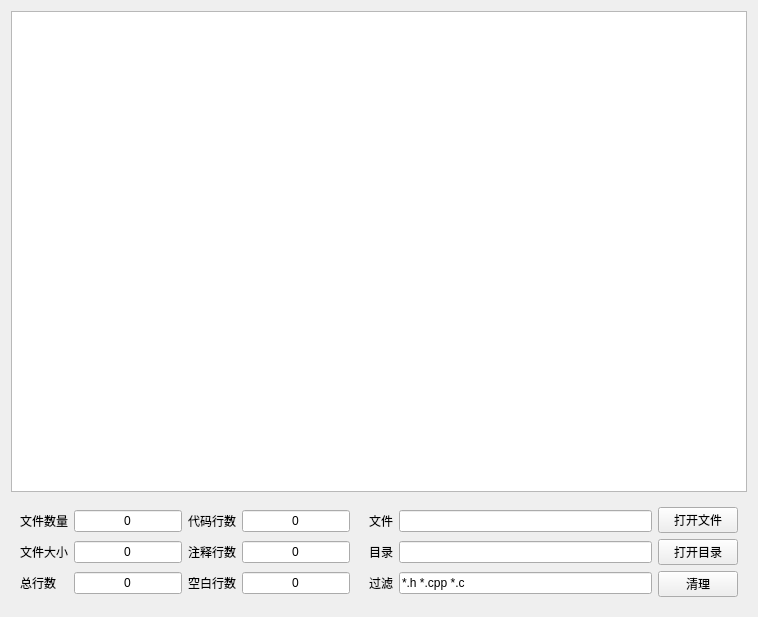
<?xml version="1.0" encoding="UTF-8"?>
<ui version="4.0">
 <class>Widget</class>
 <widget class="QWidget" name="Widget">
  <property name="geometry">
   <rect>
    <x>0</x>
    <y>0</y>
    <width>758</width>
    <height>617</height>
   </rect>
  </property>
  <property name="windowTitle">
   <string>Widget</string>
  </property>
  <layout class="QVBoxLayout" name="verticalLayout_2">
   <item>
    <widget class="QTableWidget" name="tableWidget"/>
   </item>
   <item>
    <widget class="QWidget" name="widget" native="true">
     <layout class="QHBoxLayout" name="horizontalLayout">
      <item>
       <layout class="QGridLayout" name="gridLayout_5">
        <item row="2" column="4">
         <widget class="QLabel" name="labelPercentBlankRow">
          <property name="text">
           <string/>
          </property>
         </widget>
        </item>
        <item row="0" column="1">
         <widget class="QLineEdit" name="lineEditFileCount">
          <property name="sizePolicy">
           <sizepolicy hsizetype="Fixed" vsizetype="Fixed">
            <horstretch>0</horstretch>
            <verstretch>0</verstretch>
           </sizepolicy>
          </property>
          <property name="text">
           <string>0</string>
          </property>
          <property name="alignment">
           <set>Qt::AlignCenter</set>
          </property>
          <property name="readOnly">
           <bool>true</bool>
          </property>
         </widget>
        </item>
        <item row="0" column="2">
         <widget class="QLabel" name="labelCodeRow">
          <property name="text">
           <string>代码行数</string>
          </property>
         </widget>
        </item>
        <item row="1" column="4">
         <widget class="QLabel" name="labelPercentNoteRow">
          <property name="text">
           <string/>
          </property>
         </widget>
        </item>
        <item row="2" column="5">
         <widget class="QLabel" name="labelFiliter">
          <property name="text">
           <string>过滤</string>
          </property>
         </widget>
        </item>
        <item row="2" column="1">
         <widget class="QLineEdit" name="lineEditFileRow">
          <property name="sizePolicy">
           <sizepolicy hsizetype="Fixed" vsizetype="Fixed">
            <horstretch>0</horstretch>
            <verstretch>0</verstretch>
           </sizepolicy>
          </property>
          <property name="text">
           <string>0</string>
          </property>
          <property name="alignment">
           <set>Qt::AlignCenter</set>
          </property>
          <property name="readOnly">
           <bool>true</bool>
          </property>
         </widget>
        </item>
        <item row="0" column="0">
         <widget class="QLabel" name="labelFileCount">
          <property name="text">
           <string>文件数量</string>
          </property>
         </widget>
        </item>
        <item row="0" column="4">
         <widget class="QLabel" name="labelPercentCodeRow">
          <property name="text">
           <string/>
          </property>
         </widget>
        </item>
        <item row="2" column="3">
         <widget class="QLineEdit" name="lineEditBlankRow">
          <property name="sizePolicy">
           <sizepolicy hsizetype="Fixed" vsizetype="Fixed">
            <horstretch>0</horstretch>
            <verstretch>0</verstretch>
           </sizepolicy>
          </property>
          <property name="text">
           <string>0</string>
          </property>
          <property name="alignment">
           <set>Qt::AlignCenter</set>
          </property>
          <property name="readOnly">
           <bool>true</bool>
          </property>
         </widget>
        </item>
        <item row="1" column="1">
         <widget class="QLineEdit" name="lineEditFileSize">
          <property name="sizePolicy">
           <sizepolicy hsizetype="Fixed" vsizetype="Fixed">
            <horstretch>0</horstretch>
            <verstretch>0</verstretch>
           </sizepolicy>
          </property>
          <property name="text">
           <string>0</string>
          </property>
          <property name="alignment">
           <set>Qt::AlignCenter</set>
          </property>
          <property name="readOnly">
           <bool>true</bool>
          </property>
         </widget>
        </item>
        <item row="2" column="2">
         <widget class="QLabel" name="labelBlankRow">
          <property name="text">
           <string>空白行数</string>
          </property>
         </widget>
        </item>
        <item row="1" column="2">
         <widget class="QLabel" name="labelNoteRow">
          <property name="text">
           <string>注释行数</string>
          </property>
         </widget>
        </item>
        <item row="1" column="5">
         <widget class="QLabel" name="labelDir">
          <property name="text">
           <string>目录</string>
          </property>
         </widget>
        </item>
        <item row="1" column="0">
         <widget class="QLabel" name="labelFileSize">
          <property name="text">
           <string>文件大小</string>
          </property>
         </widget>
        </item>
        <item row="1" column="3">
         <widget class="QLineEdit" name="lineEditNoteRow">
          <property name="sizePolicy">
           <sizepolicy hsizetype="Fixed" vsizetype="Fixed">
            <horstretch>0</horstretch>
            <verstretch>0</verstretch>
           </sizepolicy>
          </property>
          <property name="text">
           <string>0</string>
          </property>
          <property name="alignment">
           <set>Qt::AlignCenter</set>
          </property>
          <property name="readOnly">
           <bool>true</bool>
          </property>
         </widget>
        </item>
        <item row="2" column="0">
         <widget class="QLabel" name="label_3">
          <property name="text">
           <string>总行数</string>
          </property>
         </widget>
        </item>
        <item row="0" column="5">
         <widget class="QLabel" name="labelFile">
          <property name="text">
           <string>文件</string>
          </property>
         </widget>
        </item>
        <item row="0" column="3">
         <widget class="QLineEdit" name="lineEditCodeRow">
          <property name="sizePolicy">
           <sizepolicy hsizetype="Fixed" vsizetype="Fixed">
            <horstretch>0</horstretch>
            <verstretch>0</verstretch>
           </sizepolicy>
          </property>
          <property name="text">
           <string>0</string>
          </property>
          <property name="alignment">
           <set>Qt::AlignCenter</set>
          </property>
          <property name="readOnly">
           <bool>true</bool>
          </property>
         </widget>
        </item>
        <item row="2" column="6">
         <widget class="QLineEdit" name="lineEditFiliter">
          <property name="text">
           <string>*.h *.cpp *.c</string>
          </property>
          <property name="alignment">
           <set>Qt::AlignLeading|Qt::AlignLeft|Qt::AlignVCenter</set>
          </property>
          <property name="readOnly">
           <bool>false</bool>
          </property>
         </widget>
        </item>
        <item row="1" column="6">
         <widget class="QLineEdit" name="lineEditDir">
          <property name="text">
           <string/>
          </property>
          <property name="alignment">
           <set>Qt::AlignCenter</set>
          </property>
          <property name="readOnly">
           <bool>true</bool>
          </property>
         </widget>
        </item>
        <item row="0" column="6">
         <widget class="QLineEdit" name="lineEditFile">
          <property name="text">
           <string/>
          </property>
          <property name="alignment">
           <set>Qt::AlignCenter</set>
          </property>
          <property name="readOnly">
           <bool>true</bool>
          </property>
         </widget>
        </item>
       </layout>
      </item>
      <item>
       <layout class="QVBoxLayout" name="verticalLayout">
        <item>
         <widget class="QPushButton" name="pushButtonOpenFile">
          <property name="text">
           <string>打开文件</string>
          </property>
         </widget>
        </item>
        <item>
         <widget class="QPushButton" name="pushButtonOpenDir">
          <property name="text">
           <string>打开目录</string>
          </property>
         </widget>
        </item>
        <item>
         <widget class="QPushButton" name="pushButtonClear">
          <property name="text">
           <string>清理</string>
          </property>
         </widget>
        </item>
       </layout>
      </item>
     </layout>
    </widget>
   </item>
  </layout>
 </widget>
 <resources/>
 <connections/>
</ui>
